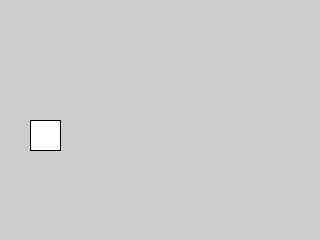
Frame 1 (no input)
Frame 60 (the mouse pressed at the canvas centre just before this capture): identical to frame 1, image omitted
Frame 120 (the mouse held since frame 60 and released just before this capture): identical to frame 1, image omitted

The Processing sketch that drew this single still picture (run headless with seeded random() and noise(); from frame 60 on, the mouse is pressed at the canvas centre):

// Processing sketch: class8_06
// ── class8_06.pde
int y = 120;
int x = 30;
int xSpeed = 0;
void setup() {
  size(320, 240);
}

void draw() {
//  background(0);
  rect(x, y, 30, 30);
  
    if (keyCode==UP) {
      y--;
    } else if(keyCode==DOWN){
      y++;
    } else if(keyCode==LEFT){
      x-=xSpeed;
    } else if(keyCode==RIGHT){
      x+=xSpeed;
    }
  println(x);
}
